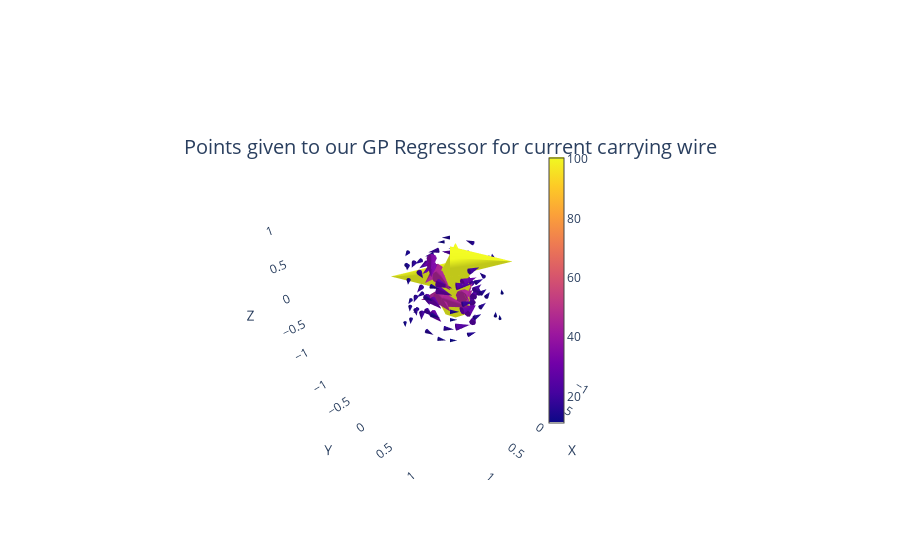

Notebook code cell kept with this figure:
### Code cell
# getting the fields to draw samples from
outputs_wire = field_around_current_carrying_wire(40000000, resolution=10)
sampled_outputs_wire = sample_field(outputs_wire, n_samples=100, random_seed=1)
plotter(sampled_outputs_wire, 
        title = 'Points given to our GP Regressor for current carrying wire')
